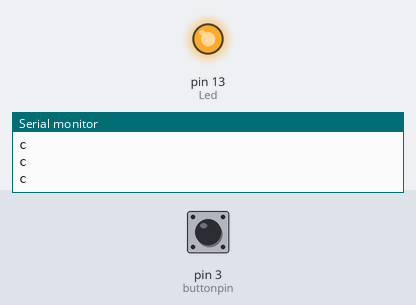
A sketch run on a simulated Arduino Uno, built with avr-gcc and run on an emulated ATmega328P. Shown: output pins drawn as LEDs (lit = HIGH), the last lines printed to the serial monitor. Inputs (shaded band) come from the test bench; at power-on: pin 3 (buttonpin) HIGH.

Above: at 1.2 s.
1.3 s: pin 3 (buttonpin) pulled LOW for 0.15 s
At 1.42 s:
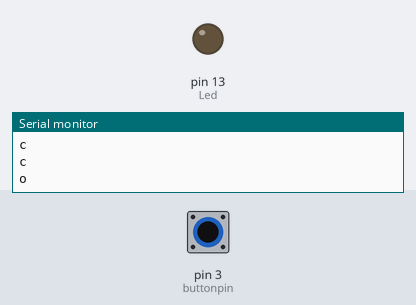
2.9 s: pin 3 (buttonpin) pulled LOW for 3.2 s
At 7.3 s:
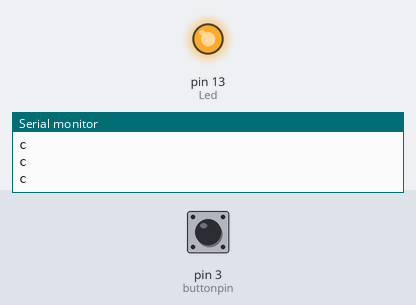
Timing chart, 0 to 8.8 s (numbered marks = the images above; inputs shaded):
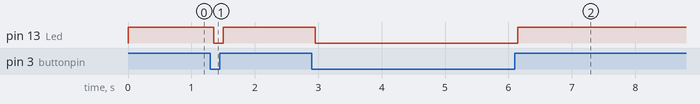

The sketch:

hackathon_sensor.ino
```cpp
/*  This sketch monitors a digital hall sensor that returns high
 *  when a trash can lid is closed. The script should monitor for
 *  changes in the state and signal over serial when the trash
 *  can is opened, then closed again.
 */

// TODO
// switch Serial.print to Serial.write


// Global Variables
int Led=13;         //define LED port
int buttonpin=3;    //define switch port
;int  reading;    //define digital variable reading
int last_reading;
int last_lid_state;

// Timer Globals
unsigned long lastDebounceTime = 0;   // the last time the output pin was toggled
unsigned long debounceDelay = 50;     // the debounce time; increase if the output flickers
unsigned long lastTransmitTime = 0;   // The last time a serial transmission was sent
unsigned long transmitDelay = 100;


void setup() {
  // Start serial line at 9600
  Serial.begin(9600);

  // Set pins 13 and 3 as output and input, respectively
  pinMode(Led,OUTPUT);
  pinMode(buttonpin,INPUT);

  // Initialize the lid
  // Debounce the hall sensor on pin 3
  reading = digitalRead(buttonpin);
  last_lid_state = reading;
//  lastDebounceTime = millis();

//  //This will not work
//  while((millis()-lastDebounceTime) < debounceDelay)
//  {
//    reading = digitalRead(buttonpin);
//    if(reading != last_lid_state)
//      lastDebounceTime = millis();
//  }
//
//  // Adopt
//  last_lid_state = reading;

  // Set the LED
  digitalWrite(Led, last_lid_state);

  if(last_lid_state)
    Serial.print("c\n");
  else
    Serial.print("o\n");


}


void loop() {
  // Debounce the hall sensor on pin 3
  reading = digitalRead(buttonpin);

  if(reading != last_reading)
    lastDebounceTime = millis();

  // If debounce delay has passed
  if((millis() - lastDebounceTime) > debounceDelay)
  {
    // And the states still disagree
    if(reading != last_lid_state)
      // Adopt the new state
      last_lid_state = reading;
      //Set the LED
      digitalWrite(Led, last_lid_state);
  }

  // If the transmission delay has passed
  if((millis() - lastTransmitTime) > transmitDelay)
  {
    // Send the established state
    if(last_lid_state)
      Serial.print("c\n");
    else
      Serial.print("o\n");

    // Reset the last send time
    lastTransmitTime = millis();
  }

  last_reading = reading;
}
```

Measured:
- after the input at 1.3 s, pin 13 (Led): HIGH → LOW after 0.05 s, → HIGH 0.15 s later
- after the input at 2.9 s, pin 13 (Led): HIGH → LOW after 0.05 s, → HIGH 3.2 s later
